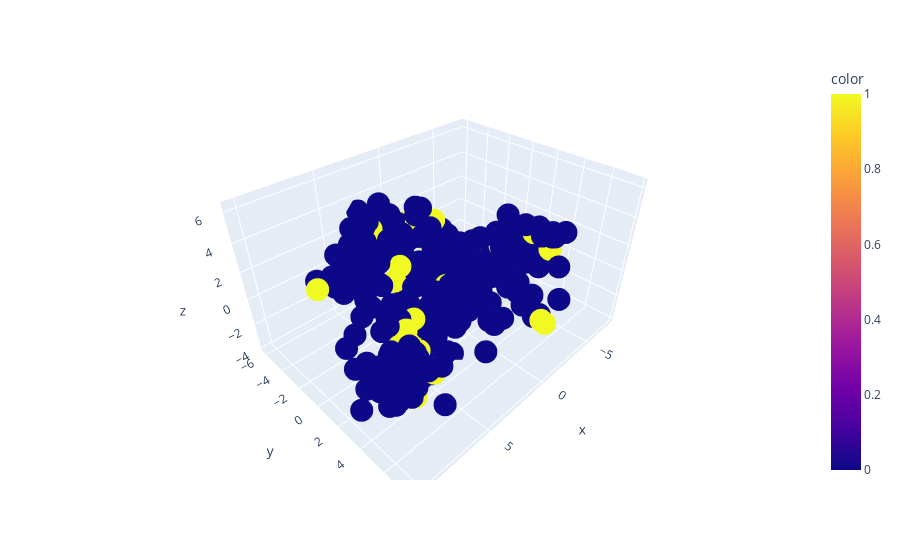

This figure's notebook cell:
### Code cell
px.scatter_3d(x=x_testdf.iloc[:,0],y=x_testdf.iloc[:,1],z=x_testdf.iloc[:,2], color= y_pred)

### Figure 1 — Plotly figure (JSON) as saved in the notebook; plotly's stock layout.template omitted (floating-point values rounded to 4 significant figures; data arrays with more than 128 entries replaced by an {"elided": "..."} marker saying what was removed)
{"data": [{"hovertemplate": "x=%{x}<br>y=%{y}<br>z=%{z}<br>color=%{marker.color}<extra></extra>", "legendgroup": "", "marker": {"color": {"elided": "400 int values"}, "coloraxis": "coloraxis", "symbol": "circle"}, "mode": "markers", "name": "", "scene": "scene", "showlegend": false, "type": "scatter3d", "x": {"elided": "400 float values"}, "y": {"elided": "400 float values"}, "z": {"elided": "400 float values"}}], "layout": {"coloraxis": {"colorbar": {"title": {"text": "color"}}, "colorscale": [[0, "#0d0887"], [0.1111, "#46039f"], [0.2222, "#7201a8"], [0.3333, "#9c179e"], [0.4444, "#bd3786"], [0.5556, "#d8576b"], [0.6667, "#ed7953"], [0.7778, "#fb9f3a"], [0.8889, "#fdca26"], [1, "#f0f921"]]}, "legend": {"tracegroupgap": 0}, "margin": {"t": 60}, "scene": {"domain": {"x": [0, 1], "y": [0, 1]}, "xaxis": {"title": {"text": "x"}}, "yaxis": {"title": {"text": "y"}}, "zaxis": {"title": {"text": "z"}}}}}
